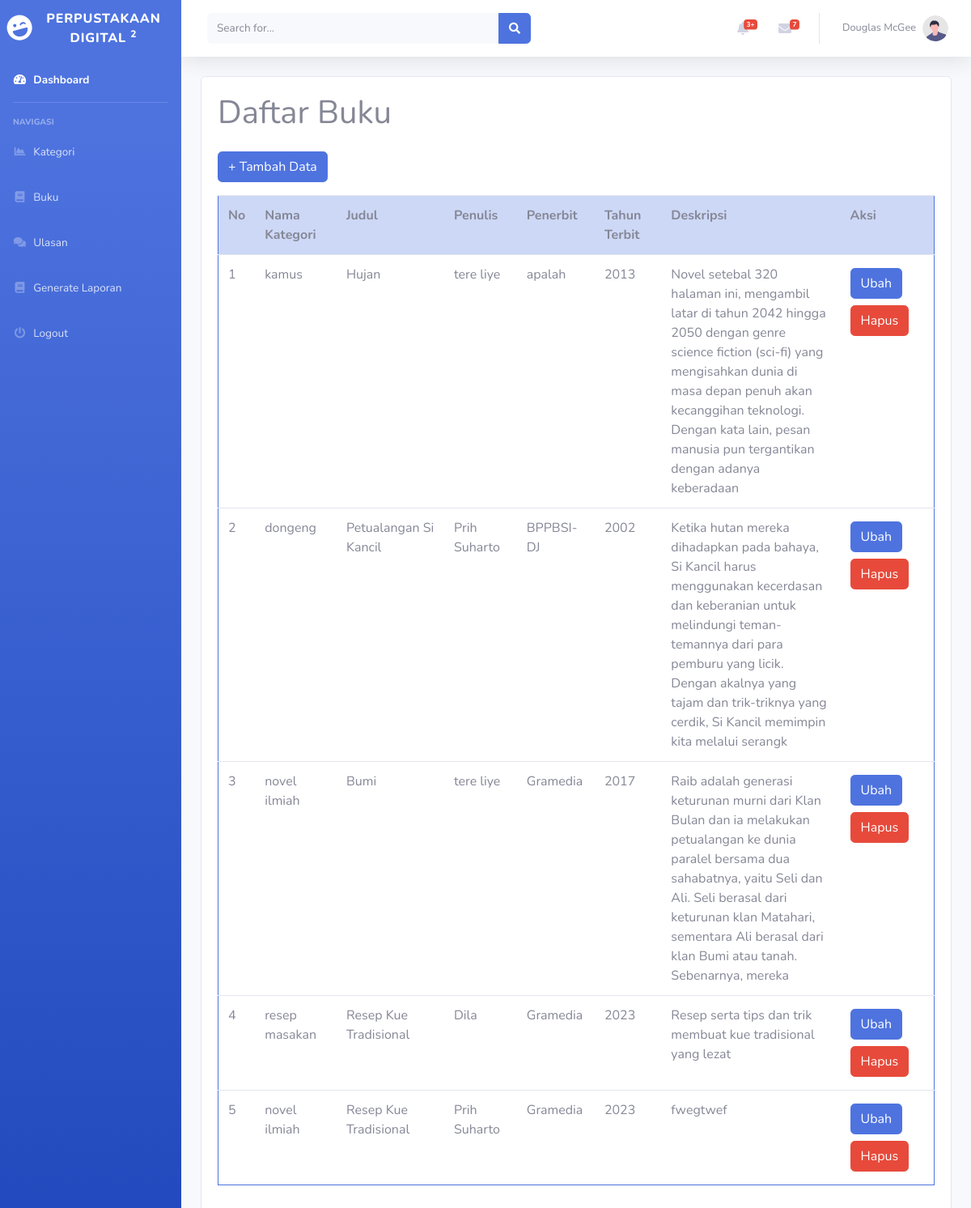
The app's page /main.php?page=buku (signed in) with its own data.
### tables this page shows
CREATE TABLE `buku` (
  `id_buku` int(11) NOT NULL,
  `id_kategori` int(11) NOT NULL,
  `judul` varchar(100) NOT NULL,
  `penulis` varchar(100) NOT NULL,
  `penerbit` varchar(100) NOT NULL,
  `tahun_terbit` int(11) NOT NULL,
  `deskripsi` varchar(255) NOT NULL
);

CREATE TABLE `kategori_buku` (
  `id_kategori` int(11) NOT NULL,
  `nama_kategori` varchar(100) NOT NULL
);

### buku.php (the view)
<?php
require_once 'koneksi.php';
?>
<div class="container-fluid">
    <div class="card">
        <div class="card-body">
            <h1>Daftar Buku</h1>
            <div class="row">
                <div class="col-md-12">
                    <a href="?page=buku_tambah" class="btn btn-primary my-3">+ Tambah Data</a>
                    <table class="table table-bordered border-primary border-primarytable-striped table-hover">
                        <tr>
                            <th class="table-primary">No</th>
                            <th class="table-primary">Nama Kategori</th>
                            <th class="table-primary">Judul</th>
                            <th class="table-primary">Penulis</th>
                            <th class="table-primary">Penerbit</th>
                            <th class="table-primary">Tahun Terbit</th>
                            <th class="col-md-3 table-primary">Deskripsi</th>
                            <th class="table-primary">Aksi</th>
                        </tr>
                        <?php
                            $no = 0;
                            $query = mysqli_query($conn, "SELECT * FROM buku LEFT JOIN kategori_buku as kb ON buku.id_kategori = kb.id_kategori");
                            while ($data = mysqli_fetch_array($query)){
                        ?>
                        <tr>
                            <td><?php echo ++$no; ?></td>
                            <td><?php echo $data['nama_kategori'] ?></td>
                            <td><?php echo $data['judul'] ?></td>
                            <td><?php echo $data['penulis'] ?></td>
                            <td><?php echo $data['penerbit'] ?></td>
                            <td><?php echo $data['tahun_terbit'] ?></td>
                            <td><?php echo $data['deskripsi'] ?></td>
                            <td>
                                <a href="?page=buku_ubah&&id=<?php echo $data['id_buku'] ?>" class="btn btn-primary my-1">Ubah</a>
                                <a href="?page=buku_hapus&&id=<?php echo $data['id_buku'] ?>" class="btn btn-danger my-1" onclick="return confirm('Yakin ingin menghapus data?');">Hapus</a>
                            </td>
                        </tr>
                        <?php } ?>
                    </table>
                </div>
            </div>
        </div>
    </div>
</div>

### main.php (shortened to what this page needs)
<!DOCTYPE html>
<html lang="en">
<head>
    <link href="template/vendor/fontawesome-free/css/all.min.css" rel="stylesheet" type="text/css">
    <link href="template/css/sb-admin-2.min.css" rel="stylesheet">
</head>
<body id="page-top">
    <div id="wrapper">
        <ul class="navbar-nav bg-gradient-primary sidebar sidebar-dark accordion" id="accordionSidebar">
            <a class="sidebar-brand d-flex align-items-center justify-content-center" href="main.php">
                <div class="sidebar-brand-icon rotate-n-15">
                    <i class="fas fa-laugh-wink"></i>
                </div>
                <div class="sidebar-brand-text mx-3">Perpustakaan Digital <sup>2</sup></div>
            </a>
            <li class="nav-item active">
                <a class="nav-link" href="main.php">
                    <i class="fas fa-fw fa-tachometer-alt"></i>
                    <span>Dashboard</span></a>
            </li>
            <hr class="sidebar-divider">
            <div class="sidebar-heading">Navigasi</div>
            <?php
            if ($_SESSION['role'] != 'peminjam') {
            ?>
                <li class="nav-item">
                    <a class="nav-link" href="?page=kategori">
                        <i class="fas fa-fw fa-chart-area"></i>
                        <span>Kategori</span></a>
                </li>
                <li class="nav-item">
                    <a class="nav-link" href="?page=buku">
                        <i class="fas fa-fw fa-book"></i>
                        <span>Buku</span></a>
                </li>
            <?php } ?>
            <li class="nav-item">
                <a class="nav-link" href="?page=ulasan">
                    <i class="fas fa-fw fa-comments"></i>
                    <span>Ulasan</span></a>
            </li>
            <?php
            if ($_SESSION['role'] != 'peminjam') {
            ?>
                <li class="nav-item">
                    <a class="nav-link" href="?page=laporan">
                        <i class="fas fa-fw fa-book"></i>
                        <span>Generate Laporan</span></a>
                </li>
            <?php } ?>
            <li class="nav-item">
                <a class="nav-link" href="logout.php">
                    <i class="fas fa-fw fa-power-off"></i>
                    <span>Logout</span></a>
            </li>
        </ul>
        <div id="content-wrapper" class="d-flex flex-column">
            <div id="content">
                <nav class="navbar navbar-expand navbar-light bg-white topbar mb-4 static-top shadow">
                    <form class="d-none d-sm-inline-block form-inline mr-auto ml-md-3 my-2 my-md-0 mw-100 navbar-search">
                        <div class="input-group">
                            <input type="text" class="form-control bg-light border-0 small" placeholder="Search for..." aria-label="Search" aria-describedby="basic-addon2">
                            <div class="input-group-append">
                                <button class="btn btn-primary" type="button">
                                    <i class="fas fa-search fa-sm"></i>
                                </button>
                            </div>
                        </div>
                    </form>
                    <ul class="navbar-nav ml-auto">
                        <li class="nav-item dropdown no-arrow mx-1">
                            <a class="nav-link dropdown-toggle" href="#" id="alertsDropdown" role="button" data-toggle="dropdown" aria-haspopup="true" aria-expanded="false">
                                <i class="fas fa-bell fa-fw"></i>
                                <span class="badge badge-danger badge-counter">3+</span>
                            </a>
                        </li>
                        <li class="nav-item dropdown no-arrow mx-1">
                            <a class="nav-link dropdown-toggle" href="#" id="messagesDropdown" role="button" data-toggle="dropdown" aria-haspopup="true" aria-expanded="false">
                                <i class="fas fa-envelope fa-fw"></i>
                                <span class="badge badge-danger badge-counter">7</span>
                            </a>
                        </li>
                        <li class="nav-item dropdown no-arrow">
                            <a class="nav-link dropdown-toggle" href="#" id="userDropdown" role="button" data-toggle="dropdown" aria-haspopup="true" aria-expanded="false">
                                <span class="mr-2 d-none d-lg-inline text-gray-600 small">Douglas McGee</span>
                                <img class="img-profile rounded-circle" src="template/img/undraw_profile.svg">
                            </a>
                        </li>
                    </ul>
                </nav>
                <?php
                $page = isset($_GET['page']) ? $_GET['page'] : 'home';
                if (file_exists($page . '.php')) {
                    include $page . '.php';
                } else {
                    include '404.php';
                }
                ?>
            </div>
        </div>
    </div>
</body>
</html>

### records on screen
buku: id_kategori.nama_kategori "kamus", judul "Hujan", penulis "tere liye", penerbit "apalah", tahun_terbit "2013", deskripsi "Novel setebal 320 halaman ini, mengambil latar di tahun 2042 hingga 2050 dengan genre science fiction (sci-fi) yang mengisahkan dunia di masa depan penuh akan kecanggihan teknologi. Dengan kata lain, pesan manusia pun tergantikan dengan adanya keberadaan"
buku: id_kategori.nama_kategori "dongeng", judul "Petualangan Si Kancil", penulis "Prih Suharto", penerbit "BPPBSI-DJ", tahun_terbit "2002", deskripsi "Ketika hutan mereka dihadapkan pada bahaya, Si Kancil harus menggunakan kecerdasan dan keberanian untuk melindungi teman-temannya dari para pemburu yang licik. Dengan akalnya yang tajam dan trik-triknya yang cerdik, Si Kancil memimpin kita melalui serangk"
buku: id_kategori.nama_kategori "novel ilmiah", judul "Bumi", penulis "tere liye", penerbit "Gramedia", tahun_terbit "2017", deskripsi "Raib adalah generasi keturunan murni dari Klan Bulan dan ia melakukan petualangan ke dunia paralel bersama dua sahabatnya, yaitu Seli dan Ali. Seli berasal dari keturunan klan Matahari, sementara Ali berasal dari klan Bumi atau tanah. Sebenarnya, mereka"
buku: id_kategori.nama_kategori "resep masakan", judul "Resep Kue Tradisional", penulis "Dila", penerbit "Gramedia", tahun_terbit "2023", deskripsi "Resep serta tips dan trik membuat kue tradisional yang lezat"
buku: id_kategori.nama_kategori "novel ilmiah", judul "Resep Kue Tradisional", penulis "Prih Suharto", penerbit "Gramedia", tahun_terbit "2023", deskripsi "fwegtwef"
